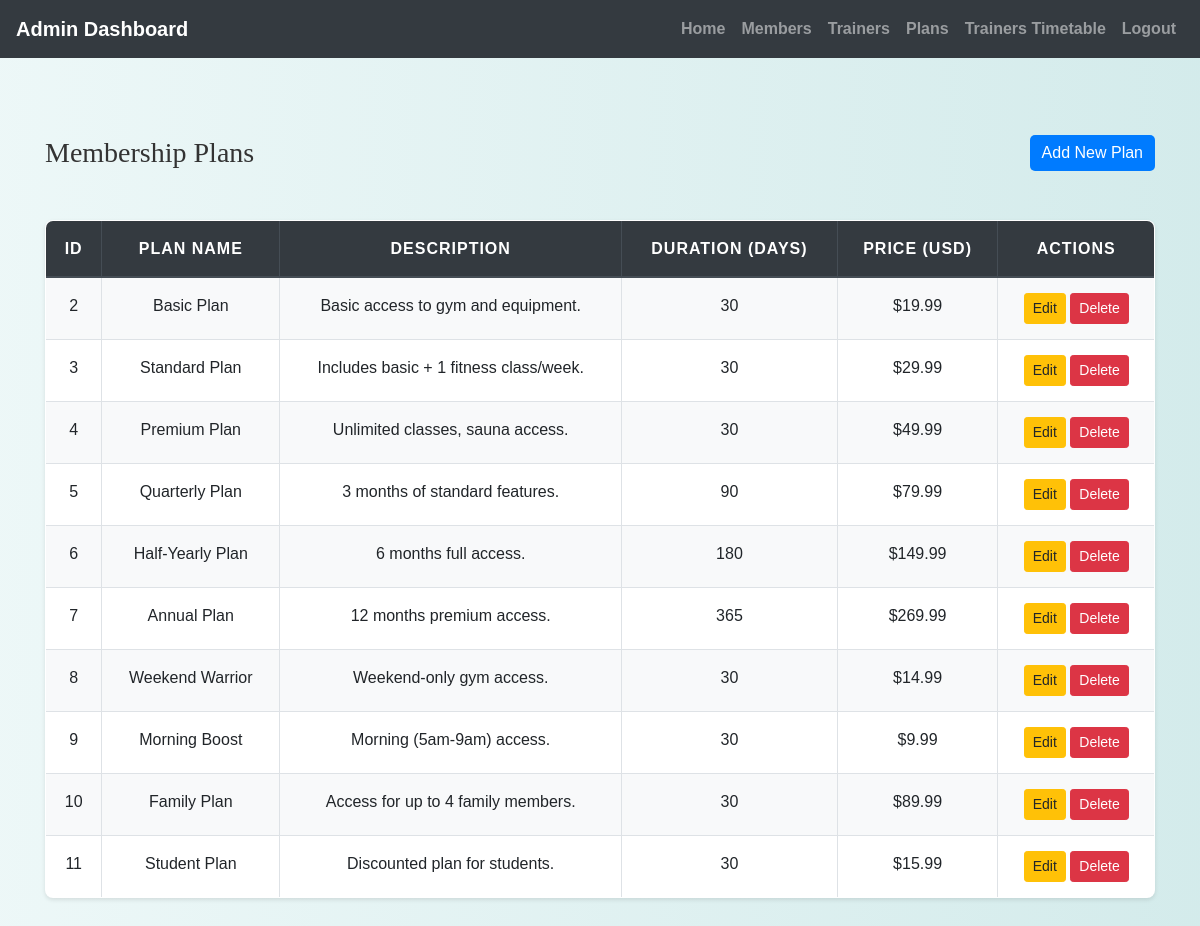
The page /admin/view_membership_plans.php (signed in) on the database its author committed.
### tables this page shows
CREATE TABLE `membership_plans` (
  `plan_id` int(11) NOT NULL,
  `plan_name` varchar(100) NOT NULL,
  `description` text DEFAULT NULL,
  `duration_days` int(11) NOT NULL,
  `price` decimal(10,2) NOT NULL
);

### admin/view_membership_plans.php (the view, shortened to what this page needs)
<?php
include('config.php');
$result = $conn->query("SELECT * FROM membership_plans");
?>
<!DOCTYPE html>
<html>
<head>
    <link rel="stylesheet" href="https://maxcdn.bootstrapcdn.com/bootstrap/4.5.2/css/bootstrap.min.css">
    <link rel="stylesheet" href="../css/style.css">
</head>
<body>
<?php include('admin_navbar.php'); ?>
<div class="container mt-5 mb-5">
    <div class="d-flex justify-content-between align-items-center mb-3">
        <h3>Membership Plans</h3>
        <a href="add_membership_plan.php" class="btn btn-primary d-flex">Add New Plan</a>
    </div>
    <table class="table table-bordered table-striped">
        <thead class="thead-dark">
            <tr>
                <th>ID</th>
                <th>Plan Name</th>
                <th>Description</th>
                <th>Duration (Days)</th>
                <th>Price (USD)</th>
                <th>Actions</th>
            </tr>
        </thead>
        <tbody>
            <?php while ($row = $result->fetch_assoc()): ?>
            <tr>
                <td><?= $row['plan_id'] ?></td>
                <td><?= htmlspecialchars($row['plan_name']) ?></td>
                <td><?= nl2br(htmlspecialchars($row['description'])) ?></td>
                <td><?= $row['duration_days'] ?></td>
                <td>$<?= number_format($row['price'], 2) ?></td>
                <td>
                    <a href="edit_membership_plan.php?id=<?= $row['plan_id'] ?>" class="btn btn-sm btn-warning">Edit</a>
                    <button onclick="confirmDelete(<?= $row['plan_id'] ?>)" class="btn btn-sm btn-danger">Delete</button>
                </td>
            </tr>
            <?php endwhile; ?>
        </tbody>
    </table>
</div>
</body>
</html>

### css/style.css (style rules this page uses)
body { background: linear-gradient(90deg, rgba(233, 246, 246, 0.831), rgba(207, 233, 233, 0.9)); font-family: 'Arial', sans-serif; color: #333; line-height: 1.6; }
h1, h2, h3, h4 { text-align: center; margin-top: 30px; margin-bottom: 30px; font-family: 'Georgia', serif; }
.container { margin-bottom: 40px; }
.table { width: 100%; border-collapse: collapse; margin-top: 20px; font-size: 16px; background-color: #ffffff; border-radius: 8px; overflow: hidden; box-shadow: 0 2px 4px rgba(0, 0, 0, 0.1); }
.table th, .table td { padding: 15px; border: 1px solid #dee2e6; text-align: center; }
.table thead th { background-color: #004d4d; color: white; font-weight: bold; text-transform: uppercase; letter-spacing: 1px; }
.table tbody tr:nth-child(odd) { background-color: #f8f9fa; }
.btn-primary { color: #fff; border: none; border-radius: 5px; cursor: pointer; transition: background-color 0.3s ease; }
a { color: #006666; text-decoration: none; font-weight: bold; }

### rows shown on the page
membership_plans: plan_id "2", plan_name "Basic Plan", description "Basic access to gym and equipment.", duration_days "30", price "19.99"
membership_plans: plan_id "3", plan_name "Standard Plan", description "Includes basic + 1 fitness class/week.", duration_days "30", price "29.99"
membership_plans: plan_id "4", plan_name "Premium Plan", description "Unlimited classes, sauna access.", duration_days "30", price "49.99"
membership_plans: plan_id "5", plan_name "Quarterly Plan", description "3 months of standard features.", duration_days "90", price "79.99"
membership_plans: plan_id "6", plan_name "Half-Yearly Plan", description "6 months full access.", duration_days "180", price "149.99"
membership_plans: plan_id "7", plan_name "Annual Plan", description "12 months premium access.", duration_days "365", price "269.99"
membership_plans: plan_id "8", plan_name "Weekend Warrior", description "Weekend-only gym access.", duration_days "30", price "14.99"
membership_plans: plan_id "9", plan_name "Morning Boost", description "Morning (5am-9am) access.", duration_days "30", price "9.99"
membership_plans: plan_id "10", plan_name "Family Plan", description "Access for up to 4 family members.", duration_days "30", price "89.99"
membership_plans: plan_id "11", plan_name "Student Plan", description "Discounted plan for students.", duration_days "30", price "15.99"
